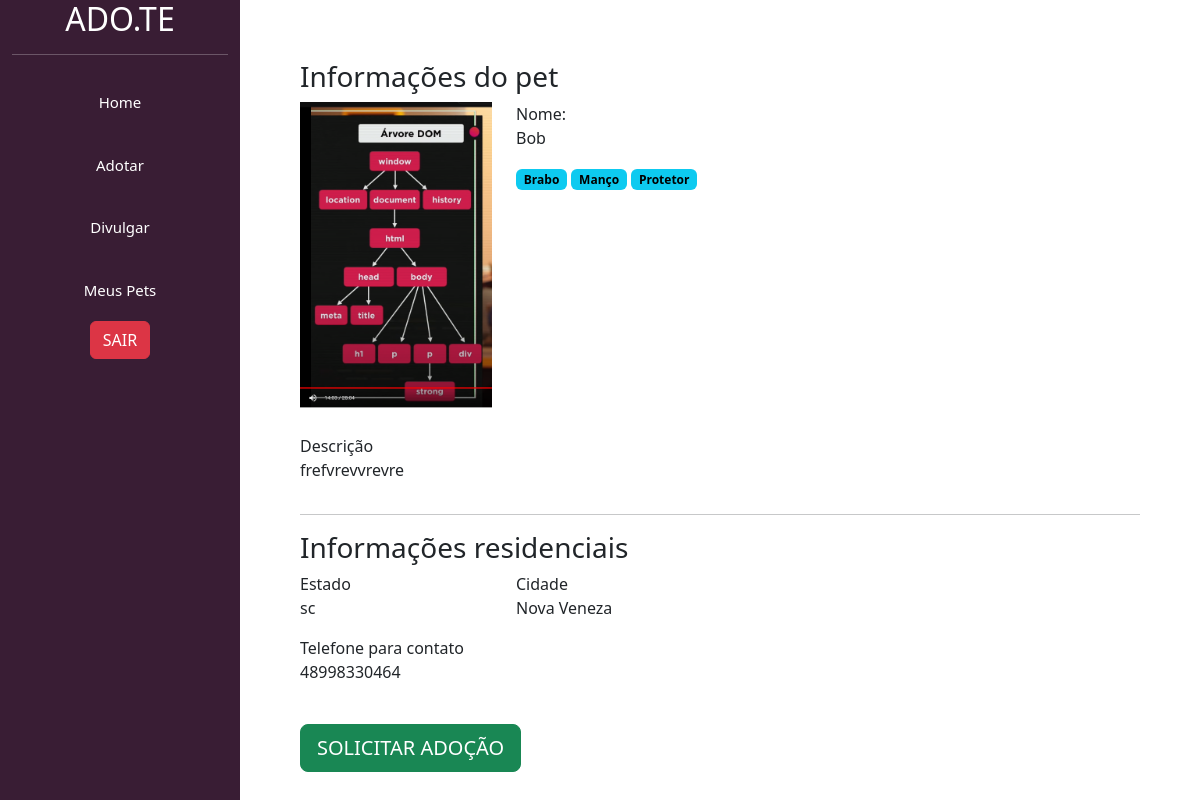
/ver_pet/4, run on the app's committed database.
### usuarios/models.py (models this page shows, shortened)
class Pet(models.Model):
    choices_status = (('P', 'Para adoção'),
                      ('A', 'Adotado'))
    usuario = models.ForeignKey(User, on_delete=models.DO_NOTHING)
    foto = models.ImageField(upload_to="fotos_pets")
    nome = models.CharField(max_length=100)
    descricao = models.TextField()
    estado = models.CharField(max_length=50)
    cidade = models.CharField(max_length=50)
    telefone = models.CharField(max_length=50)
    tags = models.ManyToManyField(Tag)
    raca = models.ForeignKey(Raca, on_delete=models.DO_NOTHING)
    status = models.CharField(max_length=1, choices=choices_status, default='P')

class Tag(models.Model):
    tag = models.CharField(max_length=100)
    def __str__(self):
        return self.tag

### usuarios/views.py (the view)
# urls.py: path('ver_pet/<int:id>', views.ver_pet, name="ver_pet"),
def ver_pet(request, id):
    if request.method == "GET":
        pet = Pet.objects.get(id=id)
        return render(request, 'ver_pet.html', {'pet': pet})

### templates/ver_pet.html (shortened to what this page needs)
{% load static %}
<!doctype html>
<html lang="pt-BR">
    <head>
    <link href="https://cdn.jsdelivr.net/npm/bootstrap@5.3.0-alpha1/dist/css/bootstrap.min.css" rel="stylesheet">
    <link href="{% static 'css/ver_pet.css' %}" rel="stylesheet">
    </head>
    <body>
        <div class="container-fluid">
            <div class="row">
                <div class="col-md-2 bg-side-plataforma sidebar" id="titulo">
                    <h2>ADO.TE</h2>
                    <hr>
                    <div class='header'id="home">
                        <a href='/home/'  id="home" ><span>Home</span></a>
                    </div>
                    <div class='header' id="adotar">
                        <a href="/adotar/" id="adotar"><span>Adotar</span></a>
                    </div>
                    <div class='header' id="divulgar">
                        <a href="/divulgar/" id="divulgar" ><span>Divulgar</span></a>
                    </div>
                    <div class='header' id="meus_pets">
                        <a href="/meuspets/" id="meus_pets" ><span>Meus Pets</span></a>
                    </div>
                    <div  class='header' id="sair">
                        <a href="/leave/" ><span><button type="button" class="btn btn-danger">SAIR </button></span></a>
                    </div>
                </div>
                <div style="padding:60px" class="col-md">
                    <h3 class="font-vinho">Informações do pet</h3>
                    <div class="row">
                        <div class="col-md-3">
                            <img width="100%" src="{{pet.foto.url}}">
                        </div>
                        <div class="col-md-9">
                            <span class="span-bold">Nome:</span>
                            <p>{{pet.nome}}</p>
                            <div style="width:40%">
                                {% for tag in pet.tags.all%}
                                    <span class="badge text-bg-info badge-lg">{{tag}}</span>
                                {% endfor %}
                            </div>
                        </div>
                    </div>
                    <br>
                    <div class="row">
                        <div class="col-md-5">
                            <span class="span-bold">Descrição</span>
                            <p>{{pet.descricao}}</p>
                        </div>
                        <div class="col-md-7">
                        </div>
                    </div>
                    <hr>
                    <div class="row">
                        <h3 class="font-vinho">Informações residenciais</h3>
                        <div class="col-md">
                            <div class="row">
                                <div class="col-md">
                                    <span class="span-bold">Estado</span>
                                    <p>{{pet.estado}}</p>
                                </div>
                                <div class="col-md">
                                    <span class="span-bold">Cidade</span>
                                    <p>{{pet.cidade}}</p>
                                </div>
                            </div>
                            <span class="span-bold">Telefone para contato</span>
                            <p>{{pet.telefone}}</p>
                            <br>
                            <a href="{% url 'pedido_adocao' pet.id %}" class="btn btn-success btn-lg">SOLICITAR ADOÇÃO</a>
                        </div>
                        <div class="col-md">
                        </div>
                    </div>
                </div>
            </div>
        </div>
    </body>
</html>

### static/css/ver_pet.css (style rules this page uses)
.bg-side-plataforma { background-color: #391D34; color: white; height: 100vh; width: 30vh; margin: 0%; }
#titulo { text-align: center; font-size: 15px; }
#home { text-align: center; padding: 20px; text-decoration: none; color: rgb(255, 255, 255); }
#adotar { text-align: center; padding: 20px; text-decoration: none; color: rgb(255, 255, 255); }
#divulgar { text-align: center; padding: 20px; text-decoration: none; color: rgb(255, 255, 255); }
#meus_pets { text-align: center; padding: 20px; text-decoration: none; color: rgb(255, 255, 255); border-radius: 40px; }
body { overflow: hidden; }

### data on the page
Pet: foto (picture), nome "Bob", descricao "frefvrevvrevre", estado "sc", cidade "Nova Veneza", telefone "48998330464"
Tag: tag "Brabo"
Tag: tag "Manço"
Tag: tag "Protetor"
